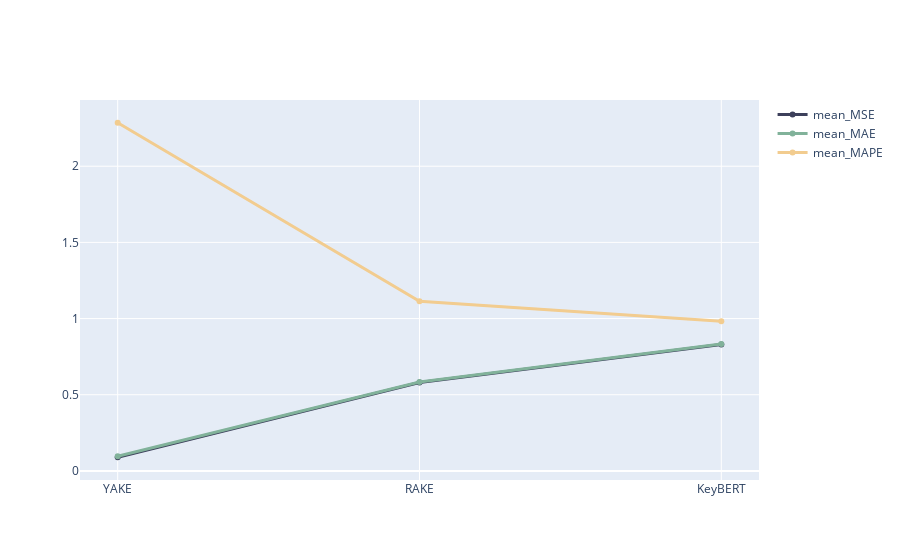

Notebook code cell kept with this figure:
### Code cell
fig = go.Figure()

fig.add_trace(
    go.Scatter(
        x = metrics_df.index, y = metrics_df["mean_MSE"], 
        name = "mean_MSE", line = dict(color = colors[0], width = 3)
    )
)

fig.add_trace(
    go.Scatter(
        x = metrics_df.index, y = metrics_df["mean_MAE"], 
        name = "mean_MAE", line = dict(color = colors[1], width = 3)
    )
)

fig.add_trace(
    go.Scatter(
        x = metrics_df.index, y = metrics_df["mean_MAPE"], 
        name = "mean_MAPE", line = dict(color = colors[2], width = 3)
    )
)

fig.show()

### Figure 1 — Plotly figure (JSON) as saved in the notebook; plotly's stock layout.template omitted (floating-point values rounded to 4 significant figures)
{"data": [{"line": {"color": "#3d405b", "width": 3}, "name": "mean_MSE", "type": "scatter", "x": ["YAKE", "RAKE", "KeyBERT"], "y": [0.0897, 0.58, 0.8304]}, {"line": {"color": "#81b29a", "width": 3}, "name": "mean_MAE", "type": "scatter", "x": ["YAKE", "RAKE", "KeyBERT"], "y": [0.0961, 0.5832, 0.8335]}, {"line": {"color": "#f2cc8f", "width": 3}, "name": "mean_MAPE", "type": "scatter", "x": ["YAKE", "RAKE", "KeyBERT"], "y": [2.285, 1.113, 0.983]}], "layout": {}}
